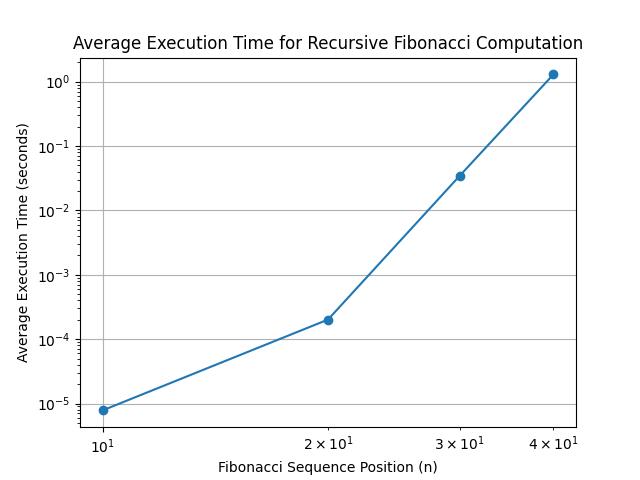

Here is the Python script that generated this plot:
import matplotlib.pyplot as plt

# Fibonacci positions updated with your data points
fib_positions = [10, 20, 30, 40]

# Execution times in seconds updated with your results
execution_times = [
    7.815E-06,      # Average time for position 10
    0.000201135,    # Average time for position 20
    0.03466177,     # Average time for position 30
    1.29429168      # Average time for position 40
]

plt.plot(fib_positions, execution_times, marker='o')  # Line plot with points

# Labeling the axes and the plot
plt.xlabel('Fibonacci Sequence Position (n)')
plt.ylabel('Average Execution Time (seconds)')
plt.title('Average Execution Time for Recursive Fibonacci Computation')

# Setting the scale of the axes to log due to the wide range of values
plt.xscale('log')
plt.yscale('log')

plt.grid(True)
# Save the figure to a file instead of showing it
plt.savefig('RecursiveGraph.png')
